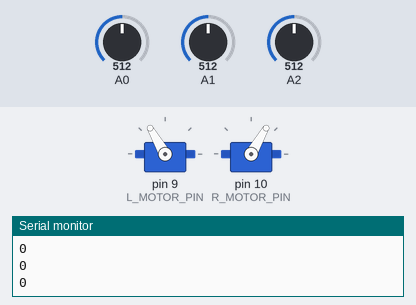
Bench run of a sketch on a simulated Arduino Uno, built with avr-gcc and run on an emulated ATmega328P. Parts: 2 × servo, the last lines printed to the serial monitor. The test bench sets the inputs (shaded band); at power-on: A0 = 512, A1 = 512, A2 = 512.

Above: at 12.4 s.
12.5 s: A0 set to 57
14.0 s: A0 set to 49
At 15.1 s:
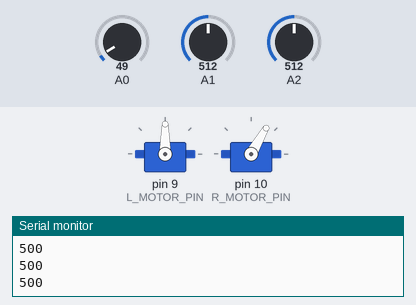
15.5 s: A0 set to 70
At 16.7 s:
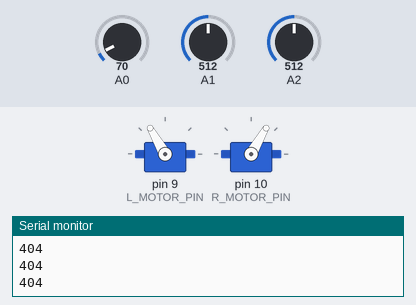
17.0 s: A0 set to 50
At 17.4 s:
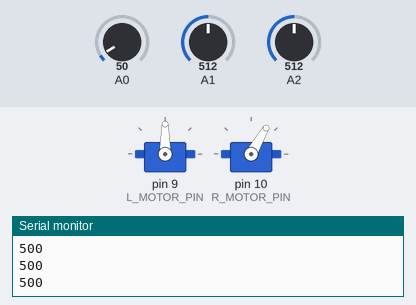
Timing chart, 0 to 19.5 s (numbered marks = the images above; inputs shaded):
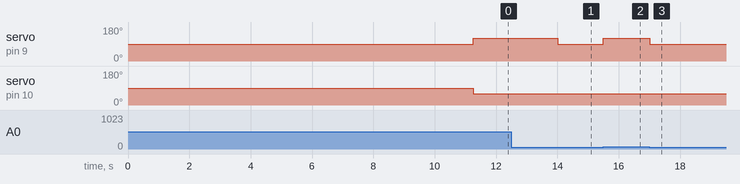

Measured:
- the behaviour switches between 53 and 52 on A0 (found by bisection; images 0 and 1)
- after the input at 14.0 s, servo on pin 9 (L_MOTOR_PIN): 120° → 90° at once
- after the input at 15.5 s, servo on pin 9 (L_MOTOR_PIN): 90° → 120° at once
- after the input at 17.0 s, servo on pin 9 (L_MOTOR_PIN): 120° → 90° at once

The sketch:

line_follower.ino
```cpp
// (licence header left out)
#include <Servo.h>
#include <QTRSensors.h>

// Motor pins.
int L_MOTOR_PIN = 9;
int R_MOTOR_PIN = 10;

Servo l_servo, r_servo;

// Speed variables.
int MAX = 120;
int MIN = 60;
int L_STOP = 90;
int R_STOP = 95;

// Object for the infrared sensor.
// In this example we have three sensors on analog inputs 0 - 2.
unsigned char inf_sensor[] = {0, 1, 2};
QTRSensorsAnalog qtr(inf_sensor, 3);

void setup() {

  // Calibration phase.
  // Move the sensor over both extremes.
  int i;
  for (i = 0; i < 250; i++)  // make the calibration take about 5 seconds
  {
    qtr.calibrate();
    delay(20);
  }

  // Open serial por to 9600 bps.
  Serial.begin(9600);

  // Empty serial port.
  Serial.flush();

  // Attach the Servo variable to a pin.
  l_servo.attach(L_MOTOR_PIN);
  r_servo.attach(R_MOTOR_PIN);
}


void loop() {

  unsigned int sensors[3];

  int position = qtr.readLine(sensors);

  // Compute the "error" from the line position.
  // Error will range from -1000 to +1000.
  int error = position - 1000;

  // Monitoring of the sensor values
  Serial.println(error);

  // Move forward
  l_servo.write(MAX);
  r_servo.write(MIN);

  // Turn right (the line is on the left).
  if (error <= -500){  // the line is on the left. Turn right.
    l_servo.write(MAX);
    r_servo.write(R_STOP);
  }

  // Turn left (the line is on the right).
  if (error >= 500){
    l_servo.write(L_STOP);
    r_servo.write(MIN);
  }

}
```
